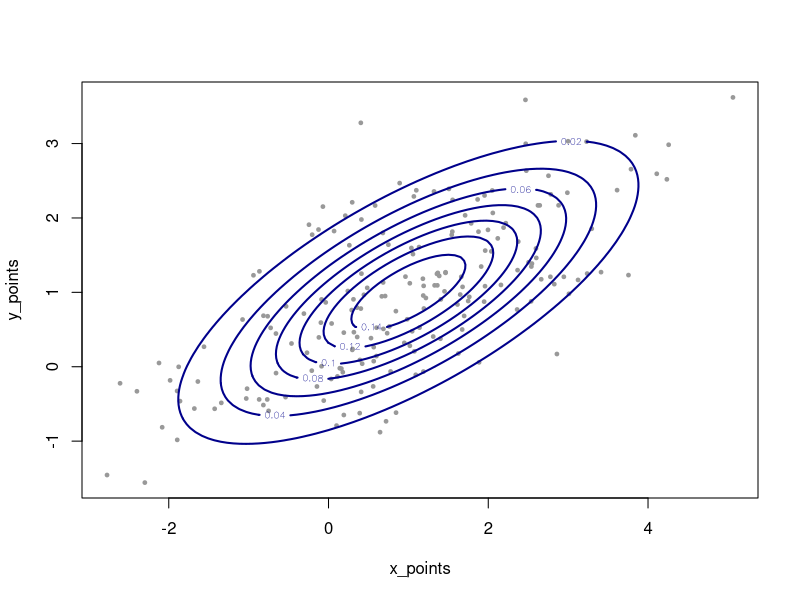
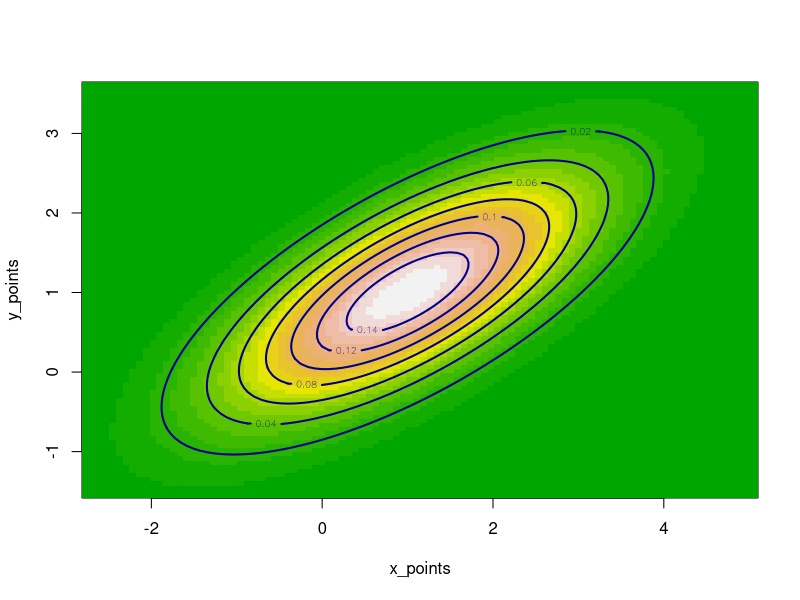
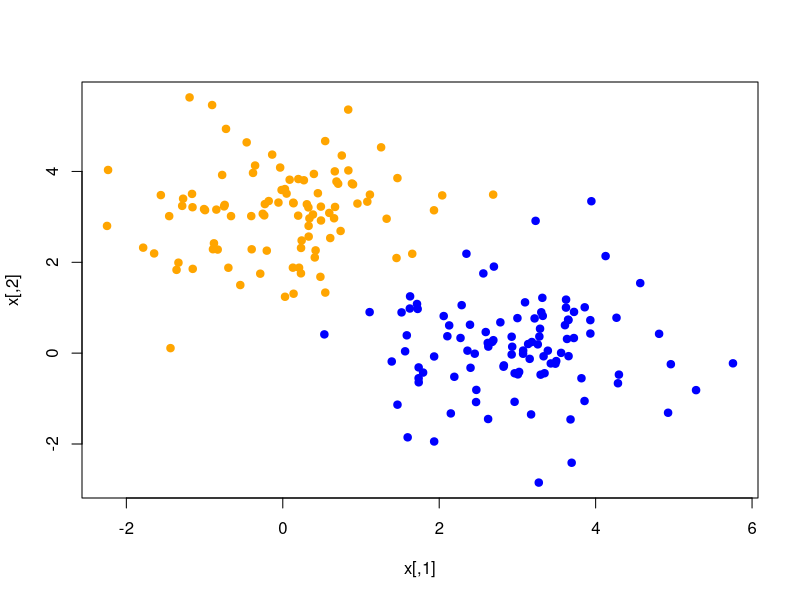
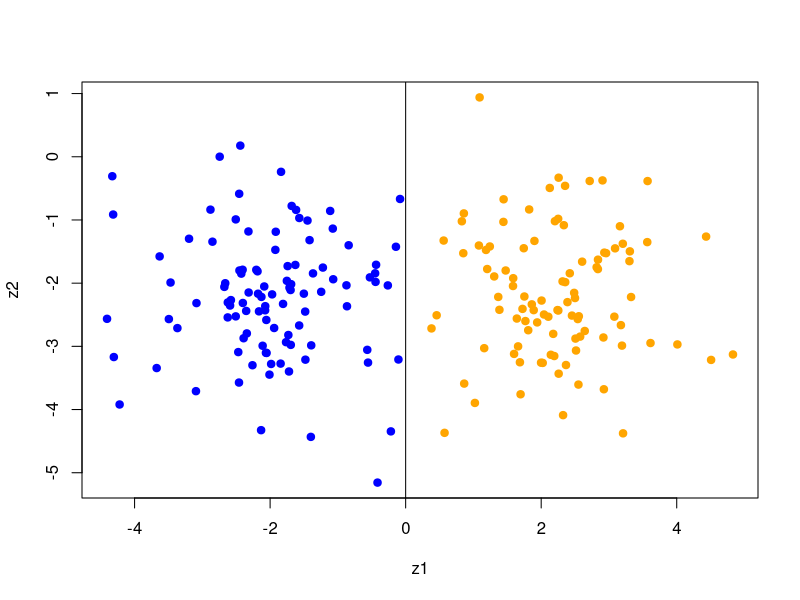

Write the R code that produced these figures, in order.
## ---- chunk 1
  #Code to construct plot
  mu <- c(1,1)
  sigma <- matrix(c(2,1,1,1),nrow=2)
  x <- mvtnorm::rmvnorm(200, mean=mu, sigma=sigma)
  
  x_points <- seq(min(x[,1]), max(x[,1]), length.out=100)
  y_points <- seq(min(x[,2]), max(x[,2]), length.out=100)
  
  z <- matrix(0,nrow=100,ncol=100)

    for (i in 1:100) {
      for (j in 1:100) {
    z[i,j] <- mvtnorm::dmvnorm(c(x_points[i], y_points[j]), mean=mu, sigma=sigma)
      }
    }

  plot(x_points, y_points, type = "n")
  points(x, col = "grey60", xlab = "x1",  ylab = "x2", cex = .5, pch = 19)
  
  contour(x_points, y_points, z, col = "darkblue", lwd = 2, add = T)
## ---- chunk 2
  image(x_points, y_points, z, col = terrain.colors(20))
  contour(x_points, y_points, z, col = "darkblue", lwd = 2, add = T)
## ---- chunk 3
  # Simulation
  n <- 200
  Id <- diag(2)
  
  n_blue <- rbinom(1, size = n, prob = 1/2) 
  x_0 <- mvtnorm::rmvnorm(n_blue, mean = c(3,0), sigma = Id)
  x_1 <- mvtnorm::rmvnorm(n - n_blue, mean = c(0,3), sigma = Id)
  x <- rbind(x_0, x_1)
    
  col <- c(rep("blue", n_blue), rep("orange", n - n_blue))
  plot(x, col = col, pch = 19, cex = 1)
  
## ---- chunk 4
library(magrittr)

  U <- x %>% cov() %>% eigen()
  z <- x %*% U$vectors #les vecteurs z et x sont transposés
  
  z %>% plot(col = col, pch = 19, xlab = "z1", ylab = "z2")
  abline(v = 0)
